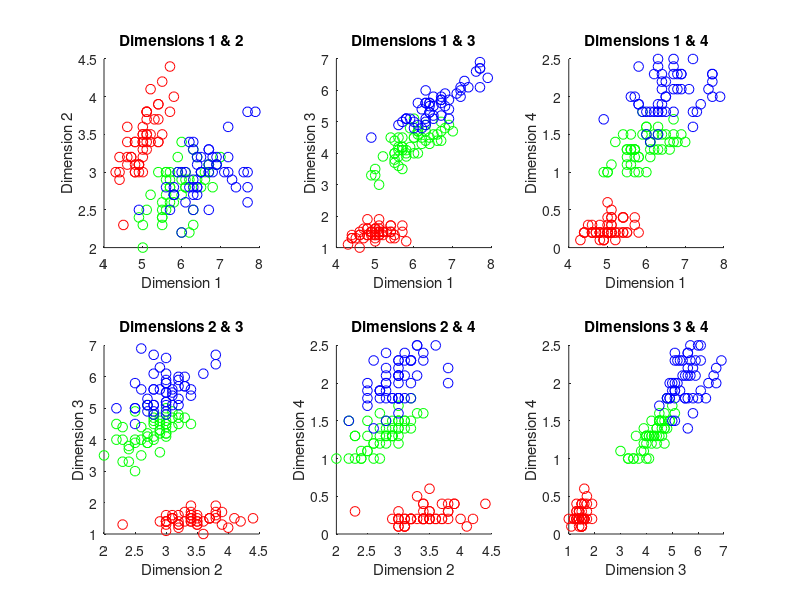
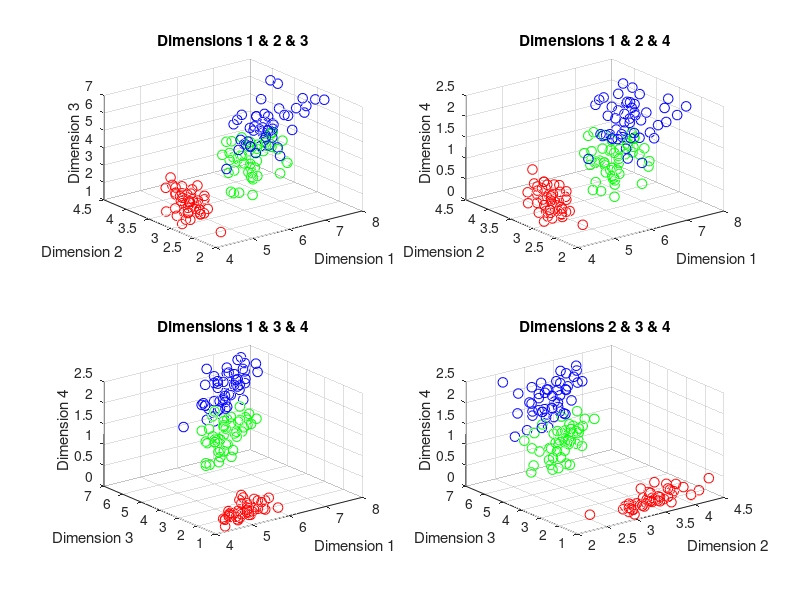

Recreate these plots in MATLAB, in order.
close all;
load('iris_test_plain.mat');

%% a)
figure('Name', '2D Plots');
plotIdx = 0;
combs2d = combnk(1:size(irisInputs,1),2);
for i = 1:size(combs2d,1)
    plotIdx  = plotIdx + 1;
    subplot(2,3,plotIdx);
    scatter(irisInputs(combs2d(i,1),:), irisInputs(combs2d(i,2),:), 50, irisTargets');
    xlabel(sprintf('Dimension %d', combs2d(i,1)));
    ylabel(sprintf('Dimension %d', combs2d(i,2)));
    title(sprintf('Dimensions %d & %d', combs2d(i,1), combs2d(i,2)));
end

figure('Name', '3D Plots');
plotIdx = 0;
combs3d = combnk(1:size(irisInputs,1),3);
for i = 1:size(combs3d,1)
    plotIdx  = plotIdx + 1;
    subplot(2,2,plotIdx);
    scatter3(irisInputs(combs3d(i,1),:), irisInputs(combs3d(i,2),:), irisInputs(combs3d(i,3),:), 50, irisTargets');
    xlabel(sprintf('Dimension %d', combs3d(i,1)));
    ylabel(sprintf('Dimension %d', combs3d(i,2)));
    zlabel(sprintf('Dimension %d', combs3d(i,3)));
    title(sprintf('Dimensions %d & %d & %d', combs3d(i,1), combs3d(i,2), combs3d(i,3)));
end
